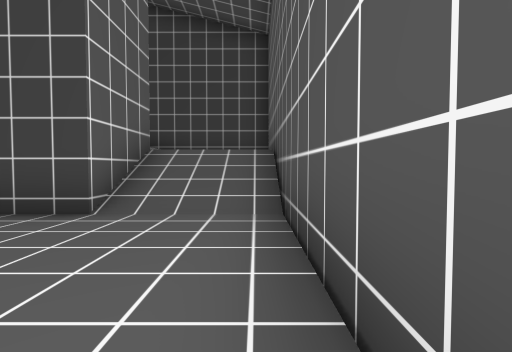
[1] (above)

15 first-person views from a walk through a 3-D level made in the Unity game engine. The camera is 1.2 m above the floor, tilts 2° down and sees 85° across. The floor is counted in squares, 2 m on a side. Each view is taken from the middle of a square. On the plan, view 1 faces up. The plan holds only what a view shows up to about 9 squares ahead; the rest is blank. The place goes on beyond the plan. The player is left out.

[2]
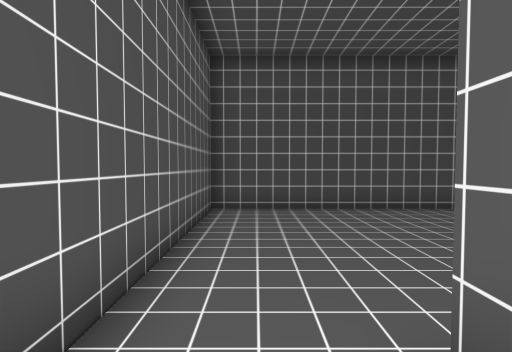

[3]
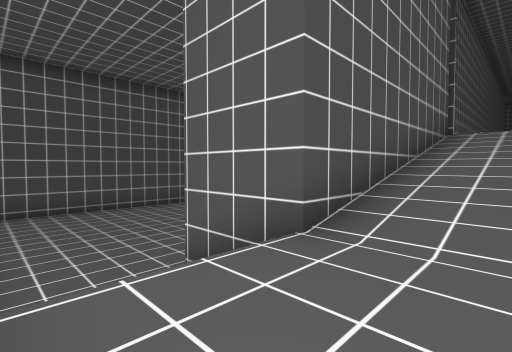

[4]
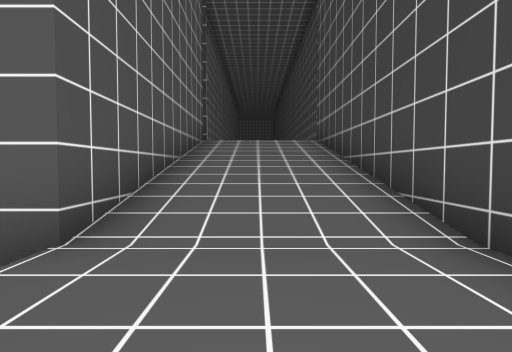

[5]
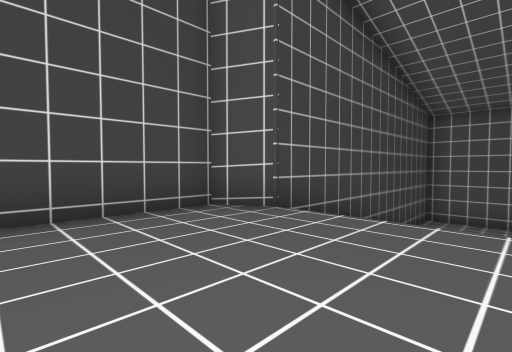

[6]
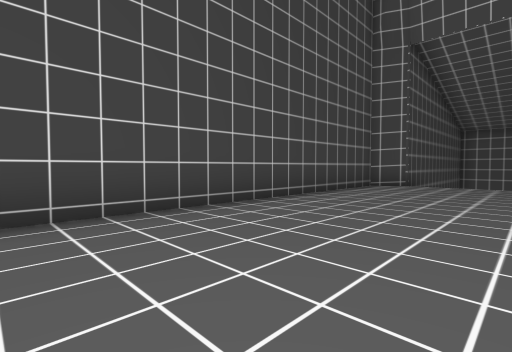

[7]
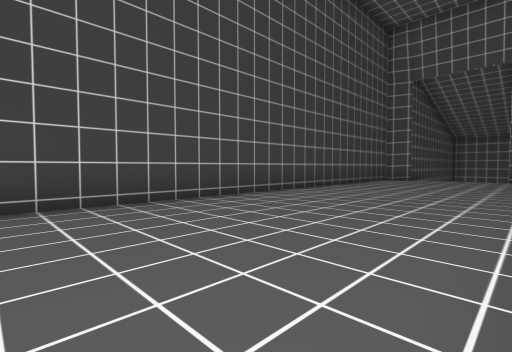

[8]
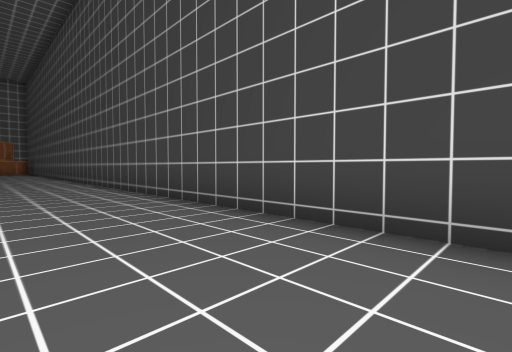

[9]
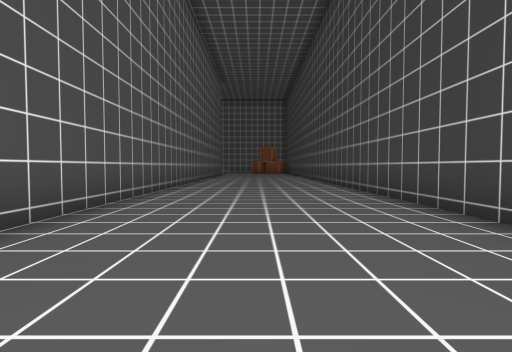

[10]
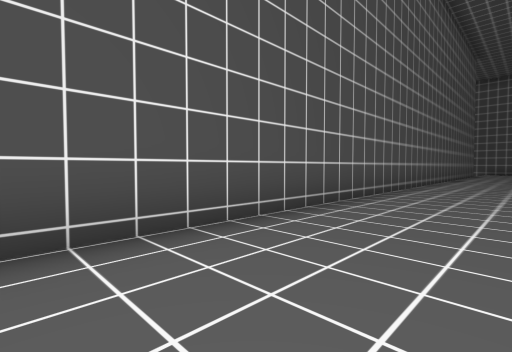

[11]
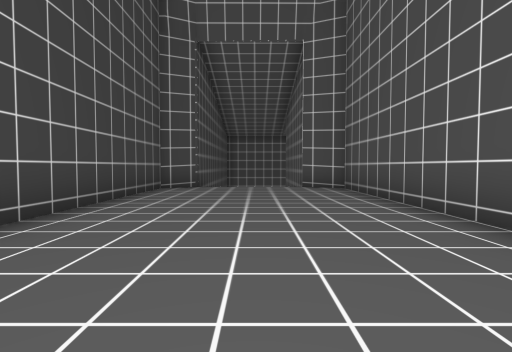

[12]
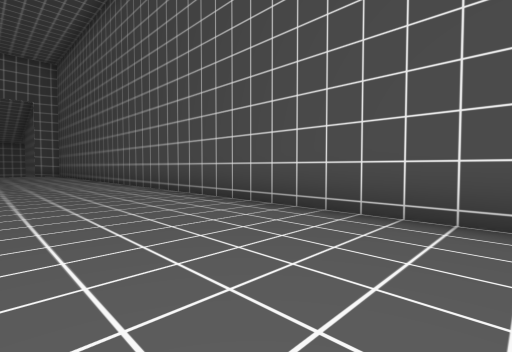

[13]
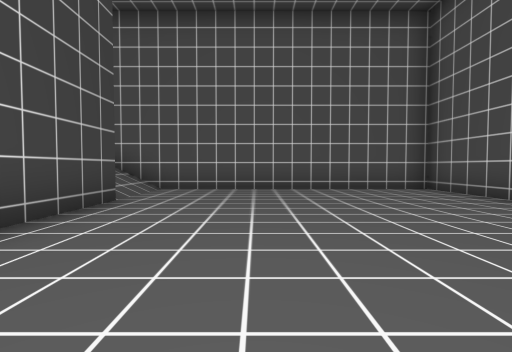

[14]
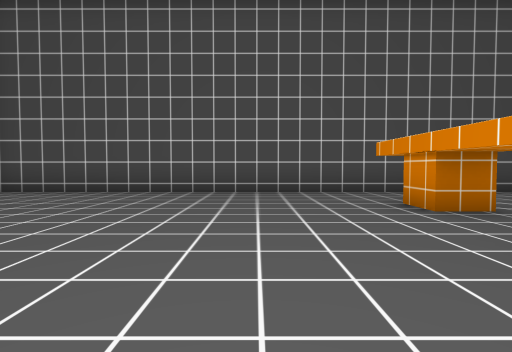

[15]
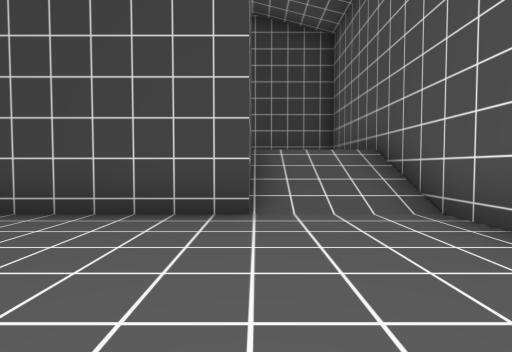

### Floor plan
Key: @ floor where view 1 was taken; # wall or solid block; . main floor; - floor 2.75 m lower than the main floor; _ floor 4.5 m lower than the main floor; / step, stairs or slope.
Columns run from 28 left of view 1 to 1 right of it. Each row starts with its distance up from view 1.
 10 #####################
  9 ....................##########
  8 ...................../////---#
  7 ...................../////---#
  6 ...................../////---#
  5 ....................#######//#
  4 ##########     ######  ####//#
  3                       _______#
  2                      ________#
  1                     _________#
  0                    #________@#
 -1                   _#_________#
 -2                  __#_________#
 -3                 _____________#
 -4                 ##############

Positions as (right, up) in squares from view 1, and headings:
1: (0, 0), facing up
2: (-1, 5), facing down
3: (0, 7), facing down-left
4: (0, 7), facing left
5: (-11, 6), facing up-right
6: (-17, 6), facing up-right
7: (-21, 5), facing up-right
8: (-18, 7), facing up-left
9: (-19, 7), facing left
10: (-19, 7), facing down-left
11: (-16, 7), facing right
12: (-28, 8), facing down-right
13: (-7, 1), facing right
14: (-6, 3), facing down
15: (-2, 0), facing up
